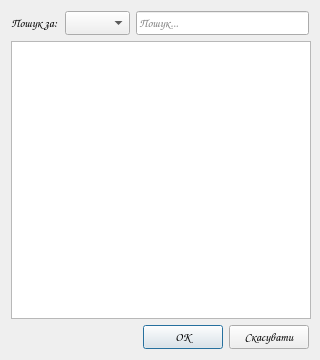
<?xml version="1.0" encoding="UTF-8"?>
<ui version="4.0">
 <class>BindEventDialog</class>
 <widget class="QDialog" name="BindEventDialog">
  <property name="windowModality">
   <enum>Qt::WindowModal</enum>
  </property>
  <property name="geometry">
   <rect>
    <x>0</x>
    <y>0</y>
    <width>320</width>
    <height>360</height>
   </rect>
  </property>
  <property name="minimumSize">
   <size>
    <width>320</width>
    <height>360</height>
   </size>
  </property>
  <property name="maximumSize">
   <size>
    <width>320</width>
    <height>16777215</height>
   </size>
  </property>
  <property name="font">
   <font>
    <family>Comic Sans MS</family>
   </font>
  </property>
  <property name="contextMenuPolicy">
   <enum>Qt::PreventContextMenu</enum>
  </property>
  <property name="windowTitle">
   <string>Прив'язати прийом до картки</string>
  </property>
  <property name="windowIcon">
   <iconset resource="res/res.qrc">
    <normaloff>:/action_icons/bind_event.png</normaloff>:/action_icons/bind_event.png</iconset>
  </property>
  <property name="modal">
   <bool>true</bool>
  </property>
  <layout class="QVBoxLayout" name="verticalLayout">
   <item>
    <layout class="QHBoxLayout" name="horizontalLayout">
     <item>
      <widget class="QLabel" name="label">
       <property name="text">
        <string>Пошук за:</string>
       </property>
      </widget>
     </item>
     <item>
      <widget class="QComboBox" name="search_cb"/>
     </item>
     <item>
      <widget class="QLineEdit" name="search_le">
       <property name="placeholderText">
        <string>Пошук...</string>
       </property>
       <property name="clearButtonEnabled">
        <bool>true</bool>
       </property>
      </widget>
     </item>
    </layout>
   </item>
   <item>
    <widget class="QTableView" name="patients_table">
     <property name="sizePolicy">
      <sizepolicy hsizetype="Fixed" vsizetype="Expanding">
       <horstretch>0</horstretch>
       <verstretch>0</verstretch>
      </sizepolicy>
     </property>
     <property name="minimumSize">
      <size>
       <width>300</width>
       <height>0</height>
      </size>
     </property>
     <property name="maximumSize">
      <size>
       <width>300</width>
       <height>16777215</height>
      </size>
     </property>
     <property name="font">
      <font>
       <family>Comic Sans MS</family>
      </font>
     </property>
    </widget>
   </item>
   <item>
    <layout class="QHBoxLayout" name="horizontalLayout_2">
     <item>
      <spacer name="horizontalSpacer">
       <property name="orientation">
        <enum>Qt::Horizontal</enum>
       </property>
       <property name="sizeHint" stdset="0">
        <size>
         <width>40</width>
         <height>20</height>
        </size>
       </property>
      </spacer>
     </item>
     <item>
      <widget class="QPushButton" name="ok_pb">
       <property name="text">
        <string>ОК</string>
       </property>
      </widget>
     </item>
     <item>
      <widget class="QPushButton" name="cancel_pb">
       <property name="text">
        <string>Скасувати</string>
       </property>
      </widget>
     </item>
    </layout>
   </item>
  </layout>
 </widget>
 <resources>
  <include location="res/res.qrc"/>
 </resources>
 <connections/>
</ui>
